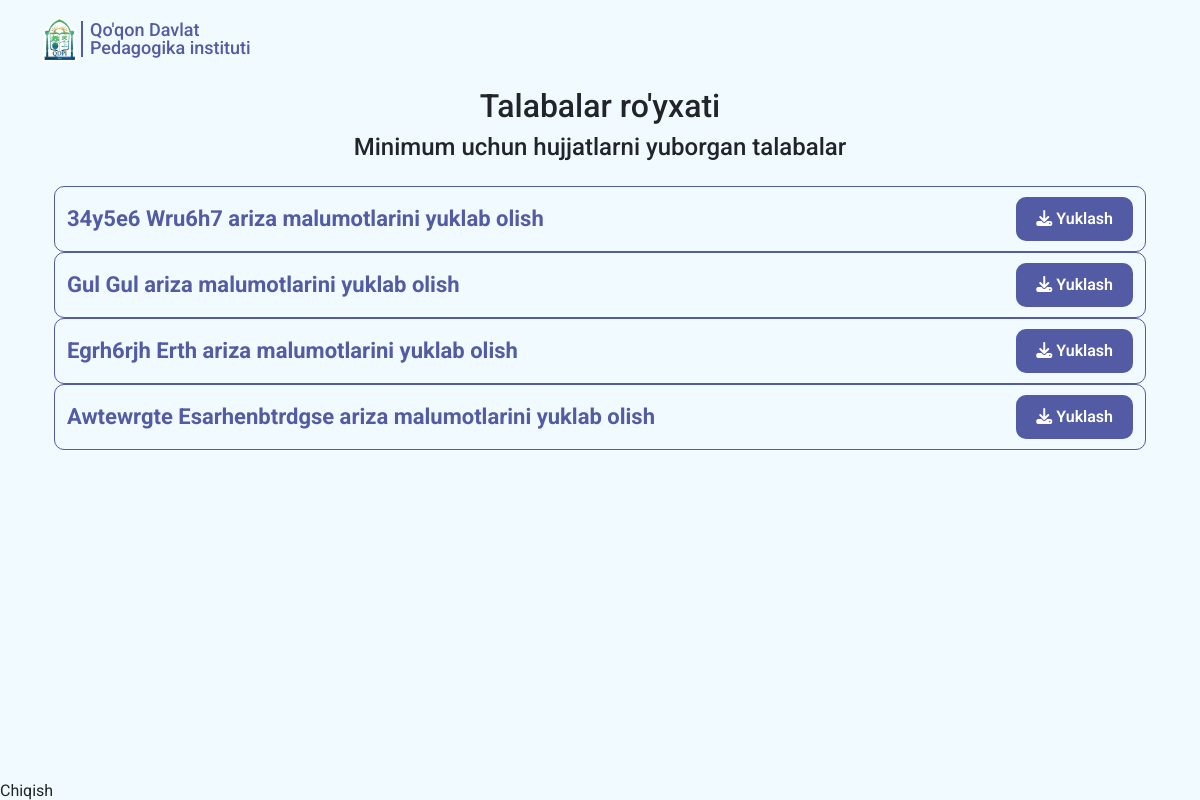
The page / (signed in) on the database as committed earlier.
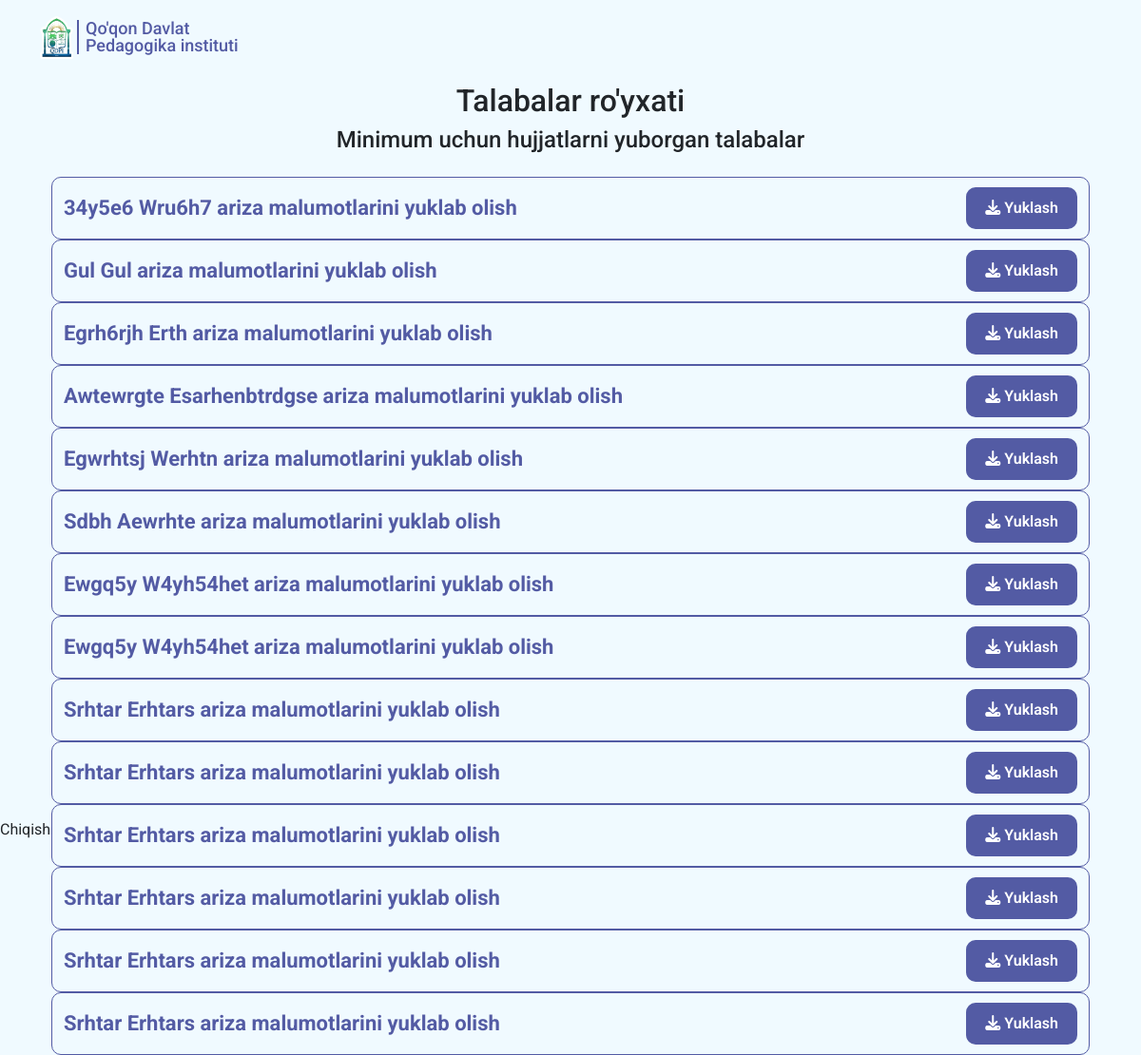
The same page on the database as committed later.
### files/models.py (models this page shows)
class Fayl(models.Model):
    ism = models.CharField(max_length=100)
    familya = models.CharField(max_length=100)
    fan = models.CharField(max_length=100)
    pasport = models.FileField(upload_to='pasportlar/')
    diplom = models.FileField(upload_to='diplomlar/')
    ariza = models.FileField(upload_to='ariza/')
    malumotnoma = models.FileField(upload_to='malumotnoma/')
    anketa = models.FileField(upload_to='minimum anketa/')
    kochirma = models.FileField(upload_to='kengash ko`chirmasi/')
    yollanma = models.FileField(upload_to='yo`lanma xat/')
    royhat = models.FileField(upload_to='ilmiy ishlar ro`yati/')
    sana = models.DateTimeField(auto_now_add=True)

### users/views.py (the view)
# urls.py: path('', home, name='home'),
def home(request):
    fayllar = Fayl.objects.all()
    context = {
        'data':fayllar,
    }
    return render(request, 'asosiy/home.html', context)

### templates/asosiy/home.html (shortened to what this page needs)
{% load static %}
        <!DOCTYPE html>
        <html lang="en">
        <head>
            <link href="https://cdn.jsdelivr.net/npm/bootstrap@5.3.0-alpha1/dist/css/bootstrap.min.css" rel="stylesheet">
            <link rel="stylesheet" href="https://cdnjs.cloudflare.com/ajax/libs/font-awesome/6.3.0/css/all.min.css" />
            <link rel="stylesheet" href="{% static '/home.css' %}">
            <link rel="stylesheet" href="{% static '/main.css' %}">
        </head>
        <body>
            {% if user.is_authenticated %}
                {% if user.is_superuser %}
                    {% include 'asosiy/navbar.html' %}
                    {% include 'asosiy/yuklash.html' %}
                    <a action="{% url 'home' %}" class="nav-link active m-0 h5" aria-current="page" href="{% url 'logout' %}"  >Chiqish</a>
                {% endif %}
            {% else%}
                {% include 'asosiy/navbar.html' %}
                {% include 'asosiy/kirish.html' %}
                {% include 'asosiy/namuna.html' %}
                {% include 'asosiy/futer.html' %}
            {% endif %}
        </body>
        </html>

### templates/asosiy/navbar.html
{% load static %}
<header class="header">
    <div class="container">
        <a class="text-decoration-none d-flex align-items-center mt-3" href="#">
            <img class="logo-img" src="{% static '/img/logo.png' %}" alt="" width="35">
            <span class="logo-name mx-1">Qo'qon Davlat <br>Pedagogika instituti</span>
        </a>
    </div>
</header>

### templates/asosiy/yuklash.html (shortened to what this page needs)
{% load static %}
<!DOCTYPE html>
<html lang="uz">
<head>
  <link rel="stylesheet" href="{% static '/fayl.css' %}">
  <link rel="stylesheet" href="https://cdnjs.cloudflare.com/ajax/libs/font-awesome/6.4.0/css/all.min.css" />
  <link href="https://cdn.jsdelivr.net/npm/bootstrap@5.3.0-alpha1/dist/css/bootstrap.min.css" rel="stylesheet">
</head>
<body>
<main class="main h-100">
    <div class="container px-4">
        <div class="heading mb-4">
            <h2 class="mt-4 text-center">Talabalar ro'yxati</h2>
            <h4 class="text-center">Minimum uchun hujjatlarni yuborgan talabalar</h4>
        </div>
        {% for i in data %}
            <div class="container send">
                <span class="send-text">{{i.ism | title}} {{i.familya | title}} ariza malumotlarini yuklab olish</span>
                <a class="send-link button" href="{% url 'link' i.pk%}">
                <i class="fa-solid fa-download" style="color: #ffffff;"></i>
                <span>Yuklash</span>
                </a>
            </div>
        {% endfor %}
    </div>
</main>
</body>
</html>

### static/home.css (style rules this page uses)
body { background: #f0faff; font-family: 'Roboto', sans-serif !important; }
.logo-name { border-left: 2px solid #535BA4; font-size: 18px; font-weight: 500; line-height: 1; color: #535BA4; padding-left: 7px; }

### static/fayl.css (style rules this page uses)
html { height: 100%; scroll-behavior: smooth; }
body { display: flex; flex-direction: column; height: 100%; margin: 0; padding: 0; font-family: "Roboto", "Arial", sans-serif !important; font-size: 16px; line-height: 22px; background: #f0faff !important; color: #4a4b4c; }
img { max-width: 100%; height: auto; }
.button { background-color: #535BA4; border: none; border-radius: 10px; color: white; padding: 10px 20px; text-align: center; text-decoration: none; display: inline-block; font-size: 16px; font-weight: 600; margin-top: 20px; cursor: pointer; }
.logo-name { border-left: 2px solid #535BA4; font-size: 18px; font-weight: 500; line-height: 1; color: #535BA4; padding-left: 7px; }
h1, h2 { text-align: center; }
.send { display: flex; align-items: center; justify-content: space-between; padding: 10px; border: 1px solid #535BA4; border-radius: 10px; font-size: 22px; font-weight: 700; color: #535BA4; }
.send .button { margin: 0; }

Rows that differ between the two databases and show on the page:
added Fayl: ism "Egwrhtsj", familya "Werhtn"
added Fayl: ism "Sdbh", familya "Aewrhte"
added Fayl: ism "Ewgq5y", familya "W4yh54het"
added Fayl: ism "Ewgq5y", familya "W4yh54het"
added Fayl: ism "Srhtar", familya "Erhtars"
added Fayl: ism "Srhtar", familya "Erhtars"
added Fayl: ism "Srhtar", familya "Erhtars"
added Fayl: ism "Srhtar", familya "Erhtars"
added Fayl: ism "Srhtar", familya "Erhtars"
added Fayl: ism "Srhtar", familya "Erhtars"
